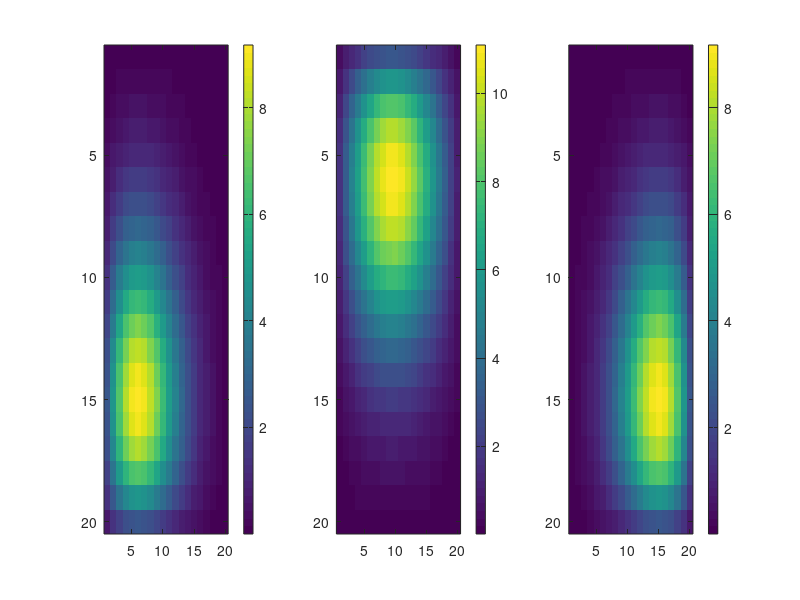

This figure's MATLAB source: (Note: this script raises an error after producing the figure.)
gD = zeros(3,3); gD(1, 1) = 2; gD(2, 1) = 1; gD(2, 2) = 2; gD(3, 2) = 1; gD(1, 3) = 1; gD(3, 3) = 2;
for i = 1:3
gD = gD ./ norm(gD(:,i));
end
SLEN = 3; MLEN = 3; IHEIGHT = 20; IWIDTH = 20;
%[ gW, gW0, usedElement ] = synthesizeW( MLEN, IHEIGHT, IWIDTH, 'diffusion', 1, [], 2, 1);
%% construct W specific for experiment 2
gW = zeros( MLEN, IHEIGHT, IWIDTH );
gW(1, (IHEIGHT-4+1):IHEIGHT, 1:4) = 1*abs(randn(4,4)+500);
midW = floor( IWIDTH / 2 );
gW(2, 1:4, (midW-2):(midW+1)) = 1*abs(randn(4,4)+300);
gW(3, (IHEIGHT-4+1):IHEIGHT, (IWIDTH-4+1):IWIDTH ) = 1*abs(randn(4,4)+500);
% 
% figure;
% for i = 1:3
% subplot(1,3,i); imagesc(reshape(gW(i,:),20,20));colorbar;
% end

h = fspecial( 'gaussian', 5 );
for i = 1:MLEN
    I = imfilter( reshape( gW(i,:), IHEIGHT, IWIDTH ), h );
    blurNum = 150;
    for j = 1:blurNum
        I = imfilter( reshape( I, IHEIGHT, IWIDTH ), h );
    end
    gW(i,:) = I(:);
end

figure;
for i = 1:3
subplot(1,3,i); imagesc(reshape(gW(i,:),20,20));colorbar;
end


[ gY ] = genY_Poisson( gD, gW, gW0 );
BlkDS = conBLKDS( gY );

for i = 1:3
    subplot(1, 3, i); imagesc( reshape( gY(i, :), 20, 20 ) ); colorbar;
end

lambda = 1e-6; theta = 1e-6; phi = 1e-6;
aMatrix = ones( IHEIGHT, IWIDTH );
snapPath = 'temp.mat';
%setting up parameters
param = setDLParameters();
param.OUTER_IT_NUM = 100; %number of  outer loop
param.ADMM_IT_NUM = 100; %number of ADMM loop
param.UP_D_IT_NUM = 200; %number of updating D loop
param.HES_FLAG = 0; %whether using real Hessian when updating D
param.CLUSTER_NUM = 4; %number of cluster uses, usually 12
param.SAVE_TEM_PERIOD = 1; %the perioud of iteration to save a temporary experiment result in snapPath
param.INNER_IT_RED_FLAG = 0; %whether reduce the ADMM_IT_NUM and UP_D_IT_NUM when in early outer loop
param.LATE_UPDATE_FLAG = 0; %whether using late update on dictionary elements
param.LATE_UPDATE_PERCENT = 0.2; %Under late update scenario, the percentage of dictionary elements used in the whole update process
param.LATE_UPDATE_INTTHRES = 0.8; %Under late update scenario, the percentage of intesity be explained used in the whole update process
param.CLUSTER_NAME = 'local'; %usually this is the default name
param.INIT_D = 'NNMF'; %the method of dictionary initialization
param.D_HIST_PATH = 'sDHist_expRec.mat';
param.W_HIST_PATH = 'sWHist_expRec.mat';

initVar = [];
DTemplate = zeros(3,3); DTemplate(1:2,1) = 1; DTemplate(2:3, 2) = 1; DTemplate([1,3],3) = 1;
initVar.outD = abs(randn(3,3));
initVar.outD(DTemplate==0) = 0;
for i = 1:3
    initVar.outD(:, i) = initVar.outD(:, i) / norm( initVar.outD(:, i) ); 
end
initVar.outW = zeros(3, 400);
initVar.outW0 = zeros( 20, 20 );
initVar.z1 = initVar.outW;
z0 = log(gY);
z0(z0==-inf)=0;
%if not in traing set, we shoud not initialize z0 according to it.
%take the average values
tmp = sum( z0(:, :), 2 ) / ( length( find( BlkDS.indMap == 1 ) ) );
for i = 1:400
    %if is in data area, but not in training set, 
    %set it to average spectrum
    if BlkDS.indMap(i) && ~aMatrix(i)
        z0(:, i) = tmp;
    end
end
initVar.z0 = z0(:, :);

figure;
for i = 1:3
    subplot(1, 3, i); imagesc( reshape(gY(i,:),20,20) ); colorbar;
end

save( 'experiment2_set.mat' );


[ expRec0 ] = dictionaryLearning_ADMM_v5( gY, initVar, DTemplate, [], lambda, theta, phi, aMatrix, BlkDS, [], snapPath, param );

figure;
for i = 1:3
    subplot(1, 3, i); imagesc( reshape( expRec0.outW(i,:),20,20) ); colorbar;
end
[ elambda, ~, ephi ] = estimateHypParam( expRec0.outW, expRec0.outD, DTemplate, BlkDS );
param.OUTER_IT_NUM = 60;
[ expRec0_2 ] = dictionaryLearning_ADMM_v5( gY, initVar, DTemplate, [], elambda, theta, ephi, aMatrix, BlkDS, [], snapPath, param );
[ ~, etheta, ~ ] = estimateHypParam( expRec0_2.outW, expRec0_2.outD, DTemplate, BlkDS );

[ expRec1 ] = dictionaryLearning_ADMM_v5( gY, initVar, DTemplate, [], elambda, etheta, ephi, aMatrix, BlkDS, [], snapPath, param );
[ expRec3 ] = dictionaryLearning_ADMM_v5( gY, initVar, DTemplate, [], lambda, etheta, phi, aMatrix, BlkDS, [], snapPath, param );
[ ~, etheta, ~ ] = estimateHypParam( expRec0.outW, expRec0.outD, DTemplate, BlkDS );
[ expRec4 ] = dictionaryLearning_ADMM_v5( gY, initVar, DTemplate, [], lambda, etheta, phi, aMatrix, BlkDS, [], snapPath, param );
save('simulation_res.mat');

% expRec4 has OK result, and can be explained by our estimation method
%% compare with NNMF and pLSA
opt = statset('MaxIter',100,'Display','final');
[W, H] = nnmf( gY(:, BlkDS.indMap==1), 3, 'algorithm', 'als', 'options', opt, 'w0', initVar.outD, 'h0', initVar.outW(:, BlkDS.indMap==1) );
[W,H] = nnmf(gY(:, BlkDS.indMap==1), 3,'replicates',10,...
                   'options',opt,...
                   'algorithm','mult');
for i = 1:3
    W(:, i) = W(:, i) / norm( W(:, i) );
end
D_NNMF = W;
[ mfitD, Matching ] = HungarianArrange( D_NNMF, gD );

addpath D:\plsa2
AICVec = zeros(2, 1);
for i = 2:3
Par = []; Par.maxit = 200; Par.Leps = 1; Par.doplot = 0;
[Pw_z,Pd_z,Pz,Li] = pLSA_EM( gY(:, BlkDS.indMap==1), i, Par );
for j = 1:i
    Pw_z(:, j) = Pw_z(:, j) / norm( Pw_z(:, j) );
end
D_pLSA = Pw_z;
[ AICVec(i-1) ] = computeAICc( gY, D_pLSA, BlkDS, i);
end
[ mfitD, Matching ] = HungarianArrange( D_pLSA, gD(:, simData.usedElement) );
figure; imagesc(mfitD(:,1:16)'*gD(:, simData.usedElement)); colorbar;

%% draw bar plot
[sg, idx] = sort( gD(:), 'descend');
outMat = zeros( length(gD(:)), 4);
outMat(:,1) = sg;
[ mfitD, Matching ] = HungarianArrange( expRec4.outD, gD );
outMat(:,2) = mfitD(idx);
[ mfitD, Matching ] = HungarianArrange( D_NNMF, gD );
outMat(:,3) = mfitD(idx);
[ mfitD, Matching ] = HungarianArrange( D_pLSA, gD );
outMat(:,4) = [mfitD(idx(1:9))];
figure;bar(outMat)
legend('ground truth', 'DL', 'NNMF', 'pLSA');
xlabel('dictionary entries (sorted by intensity)');
ylabel('intensity');
export_fig figure3.pdf -transparent

